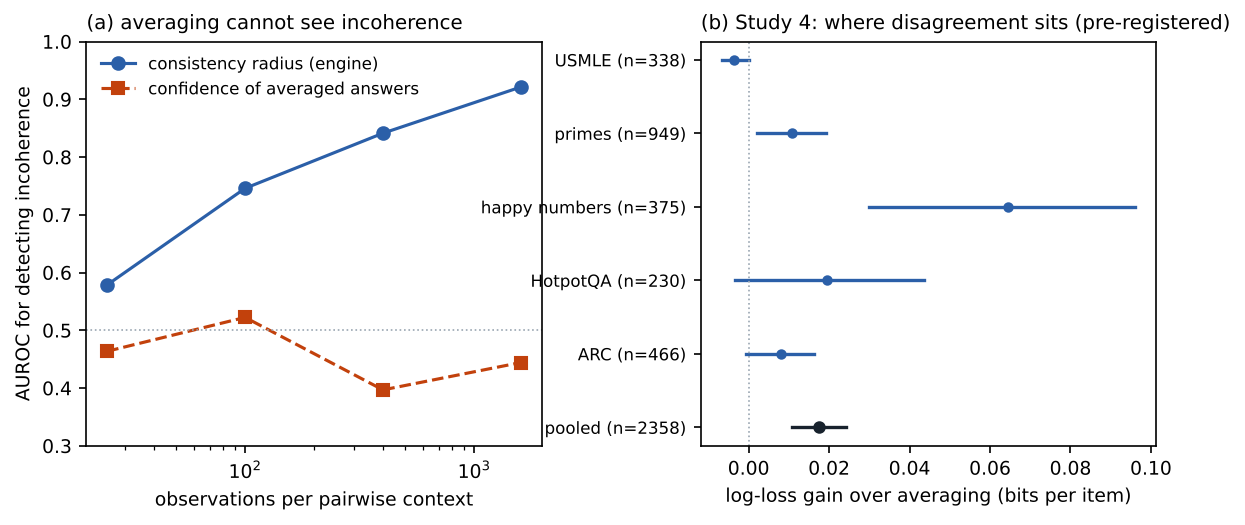

The script that saved this image:
"""fig_engine.py -- figure for the engine report, from demos/synthetic_results.json and study4/study4_results.json.
(a) incoherence detection: AUROC of the consistency radius versus the confidence of averaged answers, against data per context (D1);
(b) Study 4: gain in log loss from keeping where disagreement sits, per task and pooled, with 95% intervals (pre-registered).
"""
import json, os
import matplotlib
matplotlib.use("Agg")
import matplotlib.pyplot as plt
HERE = os.path.dirname(os.path.abspath(__file__)); ROOT = os.path.join(HERE, "..")
syn = json.load(open(os.path.join(ROOT, "demos", "synthetic_results.json")))
s4 = json.load(open(os.path.join(ROOT, "study4", "study4_results.json")))

plt.rcParams.update({"font.family": "DejaVu Sans", "font.size": 9})
fig, (a1, a2) = plt.subplots(1, 2, figsize=(9.2, 3.5), gridspec_kw={"wspace": 0.35})
d1 = syn["D1_incoherence_detection"]; ns = [int(n) for n in d1]
a1.plot(ns, [d1[str(n)]["auroc_radius"] for n in ns], "o-", color="#2b5fa8", label="consistency radius (engine)")
a1.plot(ns, [d1[str(n)]["auroc_averaged_confidence"] for n in ns], "s--", color="#c2410c", label="confidence of averaged answers")
a1.axhline(0.5, color="#9aa6b2", lw=0.8, ls=":"); a1.set_xscale("log"); a1.set_ylim(0.3, 1.0)
a1.set_xlabel("observations per pairwise context"); a1.set_ylabel("AUROC for detecting incoherence")
a1.set_title("(a) averaging cannot see incoherence", loc="left", fontsize=9.5); a1.legend(frameon=False, fontsize=8, loc="upper left")

names = {"USMLE": "USMLE", "PRIME_FULL": "primes", "COUNTAHAPPYNUMBER": "happy numbers", "HOTPOTQA": "HotpotQA", "ARC": "ARC"}
tasks = list(s4["per_task"]); y = list(range(len(tasks) + 1))[::-1]
vals = [s4["per_task"][t]["delta"] for t in tasks] + [s4["primary"]["delta_bits"]]
cis = [s4["per_task"][t]["ci"] for t in tasks] + [s4["primary"]["ci"]]
labels = [f"{names[t]} (n={s4['per_task'][t]['n']})" for t in tasks] + [f"pooled (n={s4['n_items']})"]
for yi, v, (lo, hi), lab in zip(y, vals, cis, labels):
    col = "#18222d" if lab.startswith("pooled") else "#2b5fa8"
    a2.plot([lo, hi], [yi, yi], color=col, lw=1.6); a2.plot([v], [yi], "o", color=col, ms=5 if lab.startswith("pooled") else 4)
a2.axvline(0, color="#9aa6b2", lw=0.8, ls=":"); a2.set_yticks(y); a2.set_yticklabels(labels, fontsize=8)
a2.set_xlabel("log-loss gain over averaging (bits per item)")
a2.set_title("(b) Study 4: where disagreement sits (pre-registered)", loc="left", fontsize=9.5)
fig.savefig(os.path.join(HERE, "fig_engine.pdf"), bbox_inches="tight"); fig.savefig(os.path.join(HERE, "fig_engine.png"), dpi=150, bbox_inches="tight")
print("wrote report/fig_engine.pdf")
